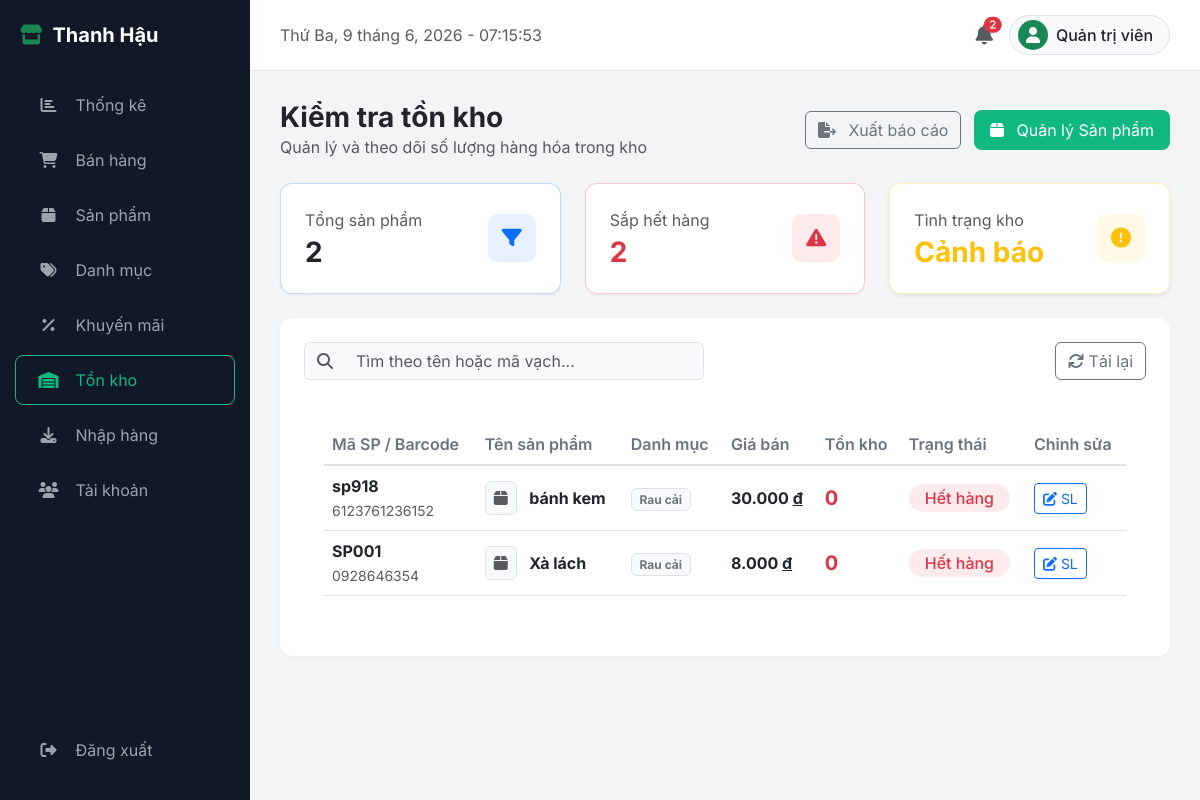
Before: /inventory.php (signed in) with the older database file.
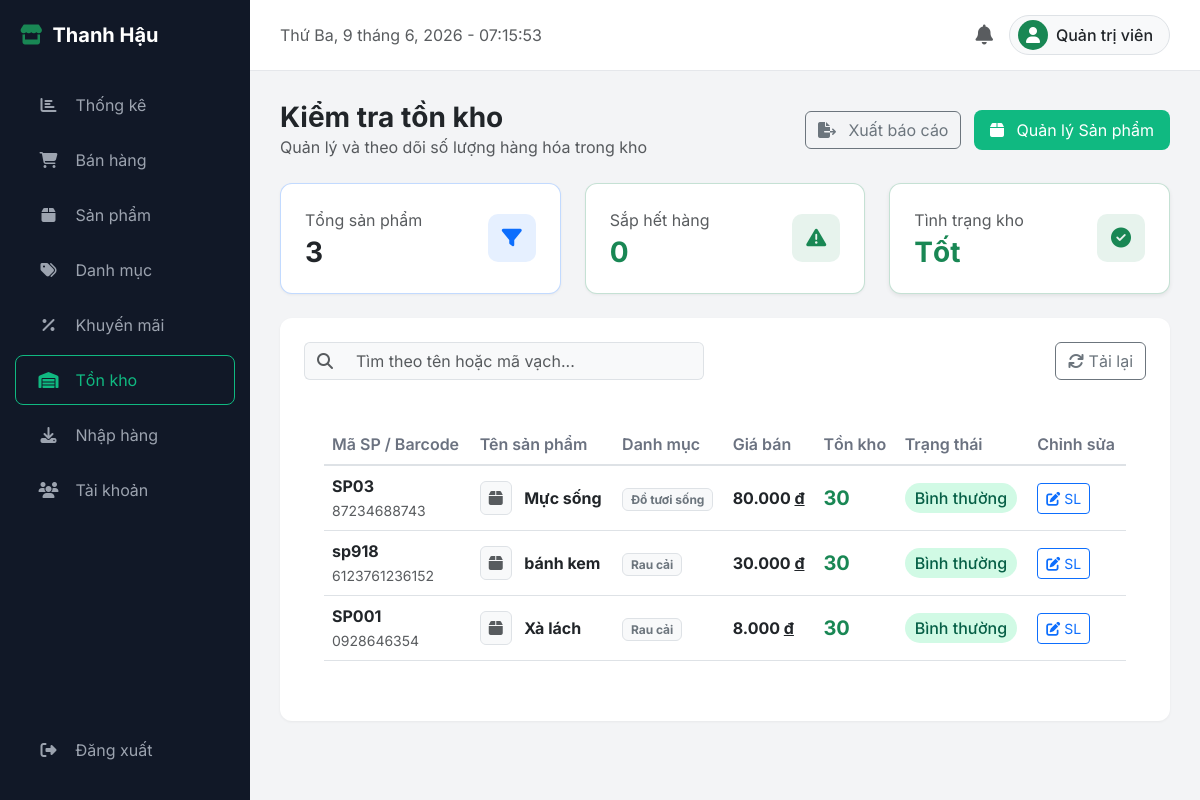
After: the same page with the newer database file.
### tables this page shows
CREATE TABLE `san_pham` (
  `id` int(11) NOT NULL,
  `id_danh_muc` int(11) NOT NULL,
  `ma_vach` varchar(50) NOT NULL,
  `ma_sku` varchar(20) NOT NULL,
  `ten_san_pham` varchar(255) NOT NULL,
  `don_vi_tinh` varchar(20) NOT NULL,
  `gia_nhap` decimal(15,2) NOT NULL,
  `gia_ban` decimal(15,2) NOT NULL,
  `ton_toi_thieu` int(11) DEFAULT 5,
  `han_su_dung` date DEFAULT NULL,
  `hinh_anh` varchar(255) DEFAULT NULL
);

CREATE TABLE `danh_muc` (
  `id` int(11) NOT NULL,
  `ma_danh_muc` varchar(20) NOT NULL,
  `ten_danh_muc` varchar(100) NOT NULL,
  `trang_thai` tinyint(4) DEFAULT 1
);

### inventory.php (the view, shortened to what the changed rows need)
<?php
include 'connect.php';
$where = "";
$total_sp = $conn->query("SELECT COUNT(*) as c FROM san_pham")->fetch_assoc()['c'];
$sql_tonkho = "
    SELECT sp.id, sp.ma_vach, sp.ma_sku, sp.ten_san_pham, sp.gia_ban, sp.ton_toi_thieu, dm.ten_danh_muc,
    IFNULL((SELECT SUM(so_luong) FROM ton_kho tk WHERE tk.id_san_pham = sp.id), 0) as ton_kho
    FROM san_pham sp
    LEFT JOIN danh_muc dm ON sp.id_danh_muc = dm.id
    $where ORDER BY sp.id DESC
";
$result = $conn->query($sql_tonkho);
$sap_het = 0;
$products = [];
while ($row = $result->fetch_assoc()) {
    if ($row['ton_kho'] <= $row['ton_toi_thieu']) {
        $sap_het++;
    }
    $products[] = $row;
}
$tinh_trang = ($sap_het / max($total_sp, 1) > 0.5) ? 'Cảnh báo' : 'Tốt';
include 'includes/header.php';
?>
<div class="row mb-4">
    <div class="col-md-4">
        <div class="card p-4 h-100 d-flex flex-row align-items-center justify-content-between border border-primary border-opacity-25">
            <div>
                <p class="text-muted mb-1">Tổng sản phẩm</p>
                <h3 class="fw-bold mb-0"><?= $total_sp ?></h3>
            </div>
        </div>
    </div>
    <div class="col-md-4">
        <div class="card p-4 h-100 d-flex flex-row align-items-center justify-content-between border <?= $sap_het > 0 ? 'border-danger' : 'border-success' ?> border-opacity-25">
            <div>
                <p class="text-muted mb-1">Sắp hết hàng</p>
                <h3 class="fw-bold mb-0 <?= $sap_het > 0 ? 'text-danger' : 'text-success' ?>"><?= $sap_het ?></h3>
            </div>
            <div class="stat-icon <?= $sap_het > 0 ? 'bg-danger text-danger' : 'bg-success text-success' ?> bg-opacity-10">
                <i class="fas fa-exclamation-triangle"></i>
            </div>
        </div>
    </div>
    <div class="col-md-4">
        <div class="card p-4 h-100 d-flex flex-row align-items-center justify-content-between border <?= $tinh_trang == 'Tốt' ? 'border-success' : 'border-warning' ?> border-opacity-25 shadow-sm">
            <div>
                <p class="text-muted mb-1">Tình trạng kho</p>
                <h3 class="fw-bold mb-0 <?= $tinh_trang == 'Tốt' ? 'text-success' : 'text-warning' ?>"><?= $tinh_trang ?></h3>
            </div>
            <div class="stat-icon <?= $tinh_trang == 'Tốt' ? 'bg-success text-success' : 'bg-warning text-warning' ?> bg-opacity-10">
                <i class="fas <?= $tinh_trang == 'Tốt' ? 'fa-check-circle' : 'fa-exclamation-circle' ?>"></i>
            </div>
        </div>
    </div>
</div>
<div class="card p-4">
    <div class="table-responsive">
        <table class="table table-hover">
            <thead>
                <tr>
                    <th>Mã SP / Barcode</th>
                    <th>Tên sản phẩm</th>
                    <th>Danh mục</th>
                    <th>Giá bán</th>
                    <th>Tồn kho</th>
                    <th>Trạng thái</th>
                    <th>Chỉnh sửa</th>
                </tr>
            </thead>
            <tbody>
                <?php foreach ($products as $row): ?>
                <tr>
                    <td>
                        <div class="fw-bold"><?= $row['ma_sku'] ?></div>
                        <small class="text-muted"><?= $row['ma_vach'] ?></small>
                    </td>
                    <td>
                        <i class="fas fa-box text-muted me-2 border rounded p-2" style="background:#f8f9fa;"></i>
                        <span class="fw-bold"><?= $row['ten_san_pham'] ?></span>
                    </td>
                    <td><span class="badge bg-light text-secondary border"><?= $row['ten_danh_muc'] ?? 'Không rõ' ?></span></td>
                    <td class="fw-bold"><?= number_format($row['gia_ban'], 0, ',', '.') ?> <span class="text-decoration-underline">đ</span></td>
                    <td class="fw-bold fs-5 <?= $row['ton_kho'] <= $row['ton_toi_thieu'] ? 'text-danger' : 'text-success' ?>">
                        <?= $row['ton_kho'] ?>
                    </td>
                    <td>
                        <?php if ($row['ton_kho'] <= 0): ?>
                            <span class="badge-inactive bg-danger bg-opacity-10 text-danger px-3 py-1 rounded-pill">Hết hàng</span>
                        <?php elseif ($row['ton_kho'] <= $row['ton_toi_thieu']): ?>
                            <span class="badge bg-warning bg-opacity-25 text-warning px-3 py-1 rounded-pill">Cảnh báo</span>
                        <?php else: ?>
                            <span class="badge-active">Bình thường</span>
                        <?php endif; ?>
                    </td>
                    <td>
                        <button class="btn btn-sm btn-outline-primary" onclick="adjustStock(<?= $row['id'] ?>, '<?= htmlspecialchars($row['ten_san_pham'], ENT_QUOTES) ?>', <?= $row['ton_kho'] ?>)">
                            <i class="fas fa-edit"></i> SL
                        </button>
                    </td>
                </tr>
                <?php endforeach; ?>
            </tbody>
        </table>
    </div>
</div>
<?php include 'includes/footer.php'; ?>

### includes/header.php (shortened to what the changed rows need)
<?php
include_once __DIR__ . '/../connect.php';
$alert_count = 0;
$sql_low_stock = "SELECT COUNT(*) as total FROM (SELECT sp.id FROM san_pham sp LEFT JOIN ton_kho tk ON sp.id = tk.id_san_pham GROUP BY sp.id HAVING IFNULL(SUM(tk.so_luong), 0) <= MAX(sp.ton_toi_thieu)) as temp";
$result_low = $conn->query($sql_low_stock);
if ($result_low) $alert_count += $result_low->fetch_assoc()['total'];
$sql_exp = "SELECT COUNT(*) as total FROM san_pham WHERE han_su_dung IS NOT NULL AND han_su_dung <= DATE_ADD(CURDATE(), INTERVAL 30 DAY)";
$result_exp = $conn->query($sql_exp);
if ($result_exp) $alert_count += $result_exp->fetch_assoc()['total'];
?>
<!DOCTYPE html>
<html lang="vi">
<head>
    <link href="https://cdn.jsdelivr.net/npm/bootstrap@5.3.0/dist/css/bootstrap.min.css" rel="stylesheet">
    <link rel="stylesheet" href="https://cdnjs.cloudflare.com/ajax/libs/font-awesome/6.4.0/css/all.min.css">
    <link rel="stylesheet" href="assets/css/style.css">
</head>
<body>
    <div class="main-content">
        <div class="topbar">
            <div class="d-flex align-items-center gap-3">
                <i class="fas fa-bell text-muted fs-5 position-relative" title="Cảnh báo hàng hóa" style="cursor: pointer;">
                    <?php if ($alert_count > 0): ?>
                    <span class="position-absolute top-0 start-100 translate-middle badge rounded-pill bg-danger" style="font-size: 0.6rem;">
                        <?= $alert_count ?>
                    </span>
                    <?php endif; ?>
                </i>
                <div class="d-flex align-items-center gap-2 border rounded-pill px-2 py-1 bg-light cursor-pointer">
                    <div class="bg-success text-white rounded-circle d-flex align-items-center justify-content-center" style="width: 30px; height: 30px;">
                    </div>
                    <span class="fw-medium me-2"><?= htmlspecialchars($_SESSION['ho_ten'] ?? 'Admin') ?></span>
                </div>
            </div>
        </div>
        <div class="content-area">

Changed rows visible on the page:
added san_pham: ma_sku "SP03", ma_vach "87234688743", ten_san_pham "Mực sống", id_danh_muc.ten_danh_muc "Đồ tươi sống", gia_ban "80.000", ton_kho "30", ton_toi_thieu "Bình thường"
computed for san_pham "sp918": ton_kho "0" → "30"; text "Hết hàng" → "Bình thường"
computed for san_pham "SP001": ton_kho "0" → "30"; text "Hết hàng" → "Bình thường"
Other visible differences:
$total_sp: "2" → "3"
$sap_het: "2" → "0"
$tinh_trang: "Cảnh báo" → "Tốt"
$alert_count: "2" → (not shown)
